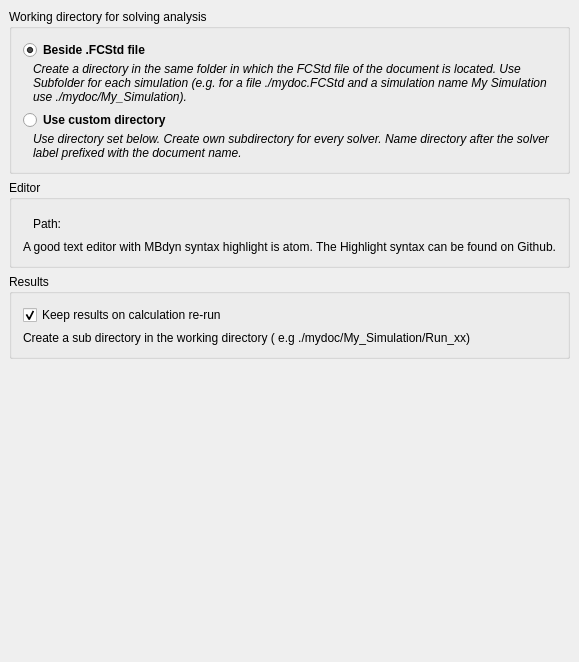
<?xml version="1.0" encoding="UTF-8"?>
<ui version="4.0">
 <class>FemGui::DlgSettingsFemGeneralImp</class>
 <widget class="QWidget" name="FemGui::DlgSettingsFemGeneralImp">
  <property name="geometry">
   <rect>
    <x>0</x>
    <y>0</y>
    <width>555</width>
    <height>662</height>
   </rect>
  </property>
  <property name="windowTitle">
   <string>General</string>
  </property>
  <layout class="QGridLayout" name="gridLayout1">
   <property name="leftMargin">
    <number>9</number>
   </property>
   <property name="topMargin">
    <number>9</number>
   </property>
   <property name="rightMargin">
    <number>9</number>
   </property>
   <property name="bottomMargin">
    <number>9</number>
   </property>
   <property name="spacing">
    <number>6</number>
   </property>
   <item row="1" column="0">
    <layout class="QVBoxLayout" name="verticalLayout_2">
     <item>
      <widget class="QGroupBox" name="gb_2_workingdir">
       <property name="sizePolicy">
        <sizepolicy hsizetype="Preferred" vsizetype="Maximum">
         <horstretch>0</horstretch>
         <verstretch>0</verstretch>
        </sizepolicy>
       </property>
       <property name="title">
        <string>Working directory for solving analysis</string>
       </property>
       <layout class="QVBoxLayout" name="verticalLayout_3">
        <item>
         <layout class="QVBoxLayout" name="verticalLayout_5">
          <property name="spacing">
           <number>2</number>
          </property>
          <item>
           <widget class="Gui::PrefRadioButton" name="cb_wd_beside">
            <property name="font">
             <font>
              <weight>75</weight>
              <bold>true</bold>
             </font>
            </property>
            <property name="text">
             <string>Beside .FCStd file</string>
            </property>
            <property name="checked">
             <bool>true</bool>
            </property>
            <property name="prefPath" stdset="0">
             <cstring>Mod/Mbdyn/General</cstring>
            </property>
            <property name="prefEntry" stdset="0">
             <cstring>UseBesideDirectory</cstring>
            </property>
           </widget>
          </item>
          <item>
           <widget class="QLabel" name="l_wd_beside_desc">
            <property name="font">
             <font>
              <italic>true</italic>
             </font>
            </property>
            <property name="text">
             <string>Create a directory in the same folder in which the FCStd file of the document is located. Use Subfolder for each simulation (e.g. for a file ./mydoc.FCStd and a simulation name My Simulation use ./mydoc/My_Simulation).</string>
            </property>
            <property name="wordWrap">
             <bool>true</bool>
            </property>
            <property name="indent">
             <number>10</number>
            </property>
           </widget>
          </item>
         </layout>
        </item>
        <item>
         <layout class="QVBoxLayout" name="verticalLayout_8">
          <property name="spacing">
           <number>2</number>
          </property>
          <item>
           <widget class="Gui::PrefRadioButton" name="cb_wd_custom">
            <property name="font">
             <font>
              <weight>75</weight>
              <bold>true</bold>
             </font>
            </property>
            <property name="text">
             <string>Use custom directory</string>
            </property>
            <property name="checked">
             <bool>false</bool>
            </property>
            <property name="prefPath" stdset="0">
             <cstring>Mod/Mbdyn/General</cstring>
            </property>
            <property name="prefEntry" stdset="0">
             <cstring>UseCustomDirectory</cstring>
            </property>
           </widget>
          </item>
          <item>
           <widget class="QLabel" name="l_custom_desc">
            <property name="font">
             <font>
              <italic>true</italic>
             </font>
            </property>
            <property name="text">
             <string>Use directory set below. Create own subdirectory for every solver. Name directory after the solver label prefixed with the document name.</string>
            </property>
            <property name="wordWrap">
             <bool>true</bool>
            </property>
            <property name="indent">
             <number>10</number>
            </property>
           </widget>
          </item>
         </layout>
        </item>
       </layout>
      </widget>
     </item>
     <item>
      <widget class="QGroupBox" name="gb_3_mesh">
       <property name="title">
        <string>Editor</string>
       </property>
       <layout class="QHBoxLayout" name="horizontalLayout_2">
        <item>
         <layout class="QVBoxLayout" name="verticalLayout">
          <item>
           <layout class="QHBoxLayout" name="horizontalLayout_4">
            <property name="leftMargin">
             <number>0</number>
            </property>
            <property name="topMargin">
             <number>3</number>
            </property>
            <property name="rightMargin">
             <number>0</number>
            </property>
            <property name="bottomMargin">
             <number>0</number>
            </property>
            <item>
             <widget class="QLabel" name="l_editor_path_label">
              <property name="text">
               <string>Path:</string>
              </property>
              <property name="indent">
               <number>10</number>
              </property>
             </widget>
            </item>
            <item>
             <widget class="Gui::PrefFileChooser" name="le_editor_path" native="true">
              <property name="enabled">
               <bool>true</bool>
              </property>
              <property name="maximumSize">
               <size>
                <width>250</width>
                <height>16777215</height>
               </size>
              </property>
              <property name="prefPath" stdset="0">
               <cstring>Mod/Mbdyn/General</cstring>
              </property>
              <property name="prefEntry" stdset="0">
               <cstring>EditorBinaryPath</cstring>
              </property>
             </widget>
            </item>
            <item>
             <spacer name="horizontalSpacer">
              <property name="orientation">
               <enum>Qt::Horizontal</enum>
              </property>
              <property name="sizeType">
               <enum>QSizePolicy::Expanding</enum>
              </property>
              <property name="sizeHint" stdset="0">
               <size>
                <width>0</width>
                <height>20</height>
               </size>
              </property>
             </spacer>
            </item>
           </layout>
          </item>
          <item>
           <widget class="QLabel" name="label_2">
            <property name="text">
             <string>A good text editor with MBdyn syntax highlight is atom. The Highlight syntax can be found on Github.</string>
            </property>
           </widget>
          </item>
         </layout>
        </item>
       </layout>
      </widget>
     </item>
     <item>
      <widget class="QGroupBox" name="gb_5_results">
       <property name="title">
        <string>Results</string>
       </property>
       <layout class="QHBoxLayout" name="horizontalLayout_5">
        <item>
         <layout class="QVBoxLayout" name="verticalLayout_7">
          <item>
           <widget class="Gui::PrefCheckBox" name="cb_keep_results_on_rerun">
            <property name="enabled">
             <bool>true</bool>
            </property>
            <property name="text">
             <string>Keep results on calculation re-run</string>
            </property>
            <property name="checked">
             <bool>true</bool>
            </property>
            <property name="prefEntry" stdset="0">
             <cstring>KeepResultsOnReRun</cstring>
            </property>
            <property name="prefPath" stdset="0">
             <cstring>Mod/Mbdyn/General</cstring>
            </property>
           </widget>
          </item>
          <item>
           <widget class="QLabel" name="label">
            <property name="text">
             <string>Create a sub directory in the working directory ( e.g ./mydoc/My_Simulation/Run_xx)</string>
            </property>
           </widget>
          </item>
         </layout>
        </item>
       </layout>
      </widget>
     </item>
    </layout>
   </item>
   <item row="2" column="0">
    <spacer name="verticalSpacer">
     <property name="orientation">
      <enum>Qt::Vertical</enum>
     </property>
     <property name="sizeHint" stdset="0">
      <size>
       <width>20</width>
       <height>40</height>
      </size>
     </property>
    </spacer>
   </item>
  </layout>
 </widget>
 <layoutdefault spacing="6" margin="11"/>
 <customwidgets>
  <customwidget>
   <class>Gui::PrefCheckBox</class>
   <extends>QCheckBox</extends>
   <header>Gui/PrefWidgets.h</header>
  </customwidget>
  <customwidget>
   <class>Gui::PrefRadioButton</class>
   <extends>QRadioButton</extends>
   <header>Gui/PrefWidgets.h</header>
  </customwidget>
  <customwidget>
   <class>Gui::FileChooser</class>
   <extends>QWidget</extends>
   <header>Gui/FileDialog.h</header>
  </customwidget>
  <customwidget>
   <class>Gui::PrefFileChooser</class>
   <extends>Gui::FileChooser</extends>
   <header>Gui/PrefWidgets.h</header>
  </customwidget>
 </customwidgets>
 <resources>
  <include location="../../../FreeCadSourceCode/FreeCAD-master/FreeCAD-master/src/Mod/Fem/Gui/Resources/Fem.qrc"/>
 </resources>
 <connections/>
</ui>
